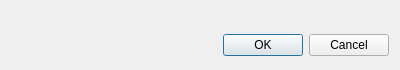
<?xml version="1.0" encoding="UTF-8"?>
<ui version="4.0">
 <class>CommandModifyDialog</class>
 <widget class="QDialog" name="CommandModifyDialog">
  <property name="windowModality">
   <enum>Qt::WindowModal</enum>
  </property>
  <property name="geometry">
   <rect>
    <x>0</x>
    <y>0</y>
    <width>400</width>
    <height>70</height>
   </rect>
  </property>
  <property name="windowTitle">
   <string>Add or modify a command</string>
  </property>
  <layout class="QVBoxLayout" name="verticalLayout">
   <item>
    <layout class="QHBoxLayout" name="horizontalLayout">
     <item>
      <spacer name="horizontalSpacer">
       <property name="orientation">
        <enum>Qt::Horizontal</enum>
       </property>
       <property name="sizeHint" stdset="0">
        <size>
         <width>40</width>
         <height>20</height>
        </size>
       </property>
      </spacer>
     </item>
    </layout>
   </item>
   <item>
    <widget class="QDialogButtonBox" name="buttonBox">
     <property name="orientation">
      <enum>Qt::Horizontal</enum>
     </property>
     <property name="standardButtons">
      <set>QDialogButtonBox::Cancel|QDialogButtonBox::Ok</set>
     </property>
    </widget>
   </item>
  </layout>
 </widget>
 <resources/>
 <connections>
  <connection>
   <sender>buttonBox</sender>
   <signal>accepted()</signal>
   <receiver>CommandModifyDialog</receiver>
   <slot>accept()</slot>
   <hints>
    <hint type="sourcelabel">
     <x>248</x>
     <y>254</y>
    </hint>
    <hint type="destinationlabel">
     <x>157</x>
     <y>274</y>
    </hint>
   </hints>
  </connection>
  <connection>
   <sender>buttonBox</sender>
   <signal>rejected()</signal>
   <receiver>CommandModifyDialog</receiver>
   <slot>reject()</slot>
   <hints>
    <hint type="sourcelabel">
     <x>316</x>
     <y>260</y>
    </hint>
    <hint type="destinationlabel">
     <x>286</x>
     <y>274</y>
    </hint>
   </hints>
  </connection>
 </connections>
</ui>
